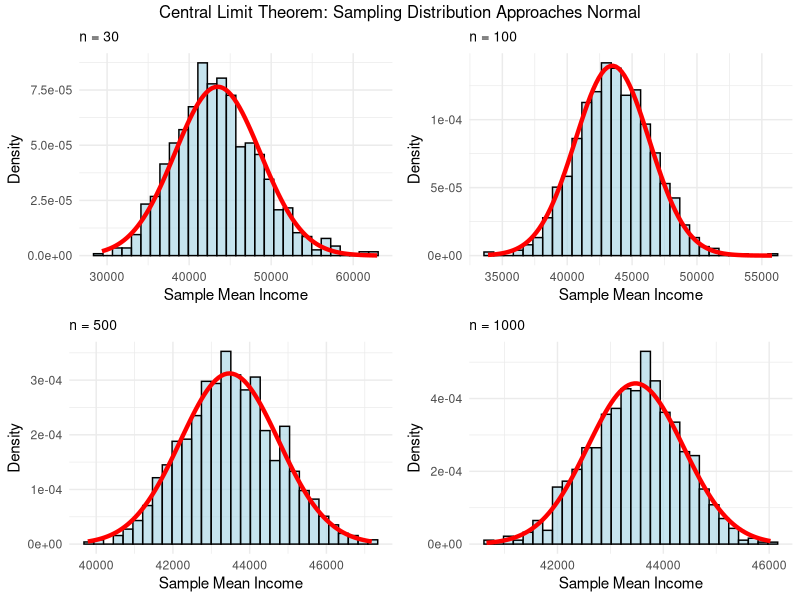
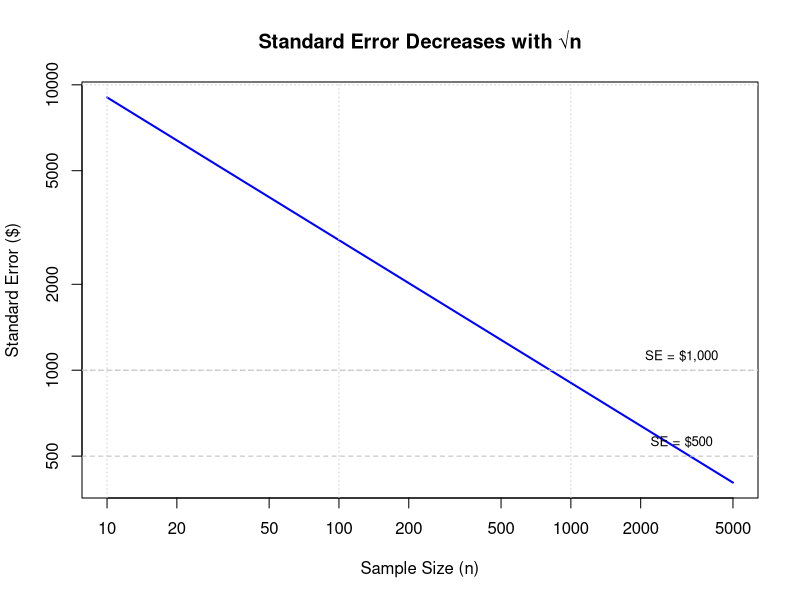

The R source for these figures, in order: (Note: this script raises an error after producing the figures.)
# ===============================================================
# MODULE 2: SAMPLING THEORY AND DISTRIBUTIONS
# Save as: Day-01-Foundations/03-Scripts/Module2_Sampling_Theory.R
# ===============================================================

cat("================================================\n")
cat("MODULE 2: SAMPLING THEORY AND DISTRIBUTIONS\n")
cat("SADC Advanced Sampling Workshop - Day 1\n")
cat("================================================\n\n")

# Load required packages
library(survey)
library(ggplot2)
library(gridExtra)

# --- 2.1 Population vs Sample ---
cat("2.1 Population vs Sample Demonstration\n")
cat("--------------------------------------\n")

# Create a population
set.seed(2025)
N_pop <- 100000  # Population size

# Generate population with known parameters
population <- data.frame(
  id = 1:N_pop,
  income = rlnorm(N_pop, meanlog = 10.5, sdlog = 0.6),
  age = round(rnorm(N_pop, mean = 40, sd = 15)),
  employed = rbinom(N_pop, 1, prob = 0.65),
  region = sample(c("North", "South", "East", "West"), N_pop, 
                  replace = TRUE, prob = c(0.2, 0.3, 0.3, 0.2))
)

# Adjust for realism
population$age[population$age < 18] <- 18
population$age[population$age > 90] <- 90

# True population parameters
pop_params <- list(
  mean_income = mean(population$income),
  var_income = var(population$income),
  prop_employed = mean(population$employed),
  mean_age = mean(population$age)
)

cat("TRUE POPULATION PARAMETERS:\n")
cat("  Mean income: $", format(pop_params$mean_income, big.mark = ","), "\n")
cat("  Income std dev: $", format(sqrt(pop_params$var_income), big.mark = ","), "\n")
cat("  Employment rate:", round(pop_params$prop_employed * 100, 1), "%\n")
cat("  Mean age:", round(pop_params$mean_age, 1), "years\n\n")

# --- 2.2 Sampling Distribution Demonstration ---
cat("\n2.2 Sampling Distribution of the Mean\n")
cat("-------------------------------------\n")

# Function to demonstrate sampling distribution
demonstrate_sampling_distribution <- function(pop_data, sample_sizes, n_samples = 1000) {
  
  results <- list()
  
  for (n in sample_sizes) {
    # Generate sampling distribution
    sample_means <- replicate(n_samples, {
      sample_data <- pop_data[sample(nrow(pop_data), n), ]
      mean(sample_data$income)
    })
    
    results[[paste0("n_", n)]] <- list(
      n = n,
      means = sample_means,
      mean_of_means = mean(sample_means),
      sd_of_means = sd(sample_means),
      theoretical_se = sqrt(pop_params$var_income / n)
    )
  }
  
  return(results)
}

# Generate sampling distributions for different n
sample_sizes <- c(30, 100, 500, 1000)
sampling_dists <- demonstrate_sampling_distribution(population, sample_sizes)

# Display results
cat("Sampling Distribution Properties:\n\n")
cat(sprintf("%-10s %-15s %-15s %-15s %-15s\n", 
            "n", "Mean of Means", "SD of Means", "Theoretical SE", "Ratio"))
cat(rep("-", 70), "\n", sep = "")

for (dist in sampling_dists) {
  cat(sprintf("%-10d $%-14.0f $%-14.0f $%-14.0f %-14.3f\n",
              dist$n,
              dist$mean_of_means,
              dist$sd_of_means,
              dist$theoretical_se,
              dist$sd_of_means / dist$theoretical_se))
}

# --- 2.3 Central Limit Theorem Visualization ---
cat("\n\n2.3 Central Limit Theorem in Action\n")
cat("------------------------------------\n")

# Create plots for CLT demonstration
clt_plots <- list()

for (i in 1:length(sample_sizes)) {
  n <- sample_sizes[i]
  dist_data <- data.frame(
    means = sampling_dists[[i]]$means
  )
  
  p <- ggplot(dist_data, aes(x = means)) +
    geom_histogram(aes(y = ..density..), bins = 30, 
                   fill = "lightblue", color = "black", alpha = 0.7) +
    stat_function(fun = dnorm, 
                  args = list(mean = pop_params$mean_income,
                              sd = sqrt(pop_params$var_income / n)),
                  color = "red", size = 1.5) +
    labs(title = paste("n =", n),
         x = "Sample Mean Income",
         y = "Density") +
    theme_minimal() +
    theme(plot.title = element_text(size = 10))
  
  clt_plots[[i]] <- p
}

# Display CLT plots
grid.arrange(grobs = clt_plots, ncol = 2, 
             top = "Central Limit Theorem: Sampling Distribution Approaches Normal")

# --- 2.4 Standard Error and Sample Size ---
cat("\n2.4 Standard Error vs Sample Size\n")
cat("----------------------------------\n")

# Calculate SE for range of sample sizes
n_range <- seq(10, 5000, by = 10)
se_values <- sqrt(pop_params$var_income / n_range)
me_95 <- 1.96 * se_values
relative_me <- me_95 / pop_params$mean_income * 100

se_data <- data.frame(
  n = n_range,
  SE = se_values,
  ME_95 = me_95,
  Relative_ME_Pct = relative_me
)

# Find key sample sizes
key_sizes <- data.frame(
  Target_ME = c(10, 5, 3, 2, 1),
  Required_n = NA
)

for (i in 1:nrow(key_sizes)) {
  idx <- which(se_data$Relative_ME_Pct <= key_sizes$Target_ME[i])[1]
  key_sizes$Required_n[i] <- se_data$n[idx]
}

cat("Sample Sizes for Target Precision:\n\n")
print(key_sizes)

# Plot SE vs n
plot(se_data$n, se_data$SE, type = "l", col = "blue", lwd = 2,
     xlab = "Sample Size (n)", ylab = "Standard Error ($)",
     main = "Standard Error Decreases with √n",
     log = "xy")
grid()

# Add reference lines
abline(h = c(1000, 500, 250), col = "gray", lty = 2)
text(3000, c(1000, 500, 250), 
     labels = c("SE = $1,000", "SE = $500", "SE = $250"),
     pos = 3, cex = 0.8)

# --- 2.5 Finite Population Correction ---
cat("\n\n2.5 Finite Population Correction Impact\n")
cat("----------------------------------------\n")

# Compare with and without FPC
fpc_comparison <- function(N, n_values) {
  results <- data.frame(
    n = n_values,
    sampling_fraction = n_values / N,
    SE_without_FPC = sqrt(pop_params$var_income / n_values),
    FPC_factor = sqrt((N - n_values) / (N - 1)),
    SE_with_FPC = sqrt(pop_params$var_income / n_values) * sqrt((N - n_values) / (N - 1)),
    Reduction_Pct = NA
  )
  
  results$Reduction_Pct <- (1 - results$SE_with_FPC / results$SE_without_FPC) * 100
  
  return(results)
}

# Calculate for different sampling fractions
N_finite <- 10000
n_values <- c(100, 500, 1000, 2000, 5000, 8000)
fpc_results <- fpc_comparison(N_finite, n_values)

cat("Finite Population Correction (N =", N_finite, "):\n\n")
print(round(fpc_results, 2))

# --- 2.6 Bias vs Variance Trade-off ---
cat("\n\n2.6 Bias and Variance in Sampling\n")
cat("----------------------------------\n")

# Simulate biased vs unbiased sampling
simulate_bias_variance <- function(n_sims = 1000) {
  n <- 100
  
  # Unbiased sampling (SRS)
  unbiased_means <- replicate(n_sims, {
    mean(sample(population$income, n))
  })
  
  # Biased sampling (convenience - higher income more likely)
  biased_means <- replicate(n_sims, {
    # Create selection probabilities proportional to income
    probs <- population$income / sum(population$income)
    sample_idx <- sample(1:N_pop, n, prob = probs, replace = FALSE)
    mean(population$income[sample_idx])
  })
  
  results <- list(
    unbiased = list(
      mean = mean(unbiased_means),
      variance = var(unbiased_means),
      bias = mean(unbiased_means) - pop_params$mean_income,
      mse = var(unbiased_means) + (mean(unbiased_means) - pop_params$mean_income)^2
    ),
    biased = list(
      mean = mean(biased_means),
      variance = var(biased_means),
      bias = mean(biased_means) - pop_params$mean_income,
      mse = var(biased_means) + (mean(biased_means) - pop_params$mean_income)^2
    )
  )
  
  return(results)
}

bias_var_results <- simulate_bias_variance()

cat("Unbiased (SRS) Sampling:\n")
cat("  Mean of estimates: $", format(bias_var_results$unbiased$mean, big.mark = ","), "\n")
cat("  Bias: $", format(bias_var_results$unbiased$bias, big.mark = ","), "\n")
cat("  Variance:", format(bias_var_results$unbiased$variance, big.mark = ","), "\n")
cat("  MSE:", format(bias_var_results$unbiased$mse, big.mark = ","), "\n\n")

cat("Biased (Convenience) Sampling:\n")
cat("  Mean of estimates: $", format(bias_var_results$biased$mean, big.mark = ","), "\n")
cat("  Bias: $", format(bias_var_results$biased$bias, big.mark = ","), "\n")
cat("  Variance:", format(bias_var_results$biased$variance, big.mark = ","), "\n")
cat("  MSE:", format(bias_var_results$biased$mse, big.mark = ","), "\n\n")

# --- 2.7 Save Module Results ---
cat("\n2.7 Saving Module 2 Results\n")
cat("---------------------------\n")

# Save workspace
save(population, pop_params, sampling_dists, se_data, fpc_results, bias_var_results,
     file = "Day-01-Foundations/Module2_workspace.RData")

cat("Module 2 workspace saved successfully!\n")
cat("\n========== MODULE 2 COMPLETE ==========\n")
